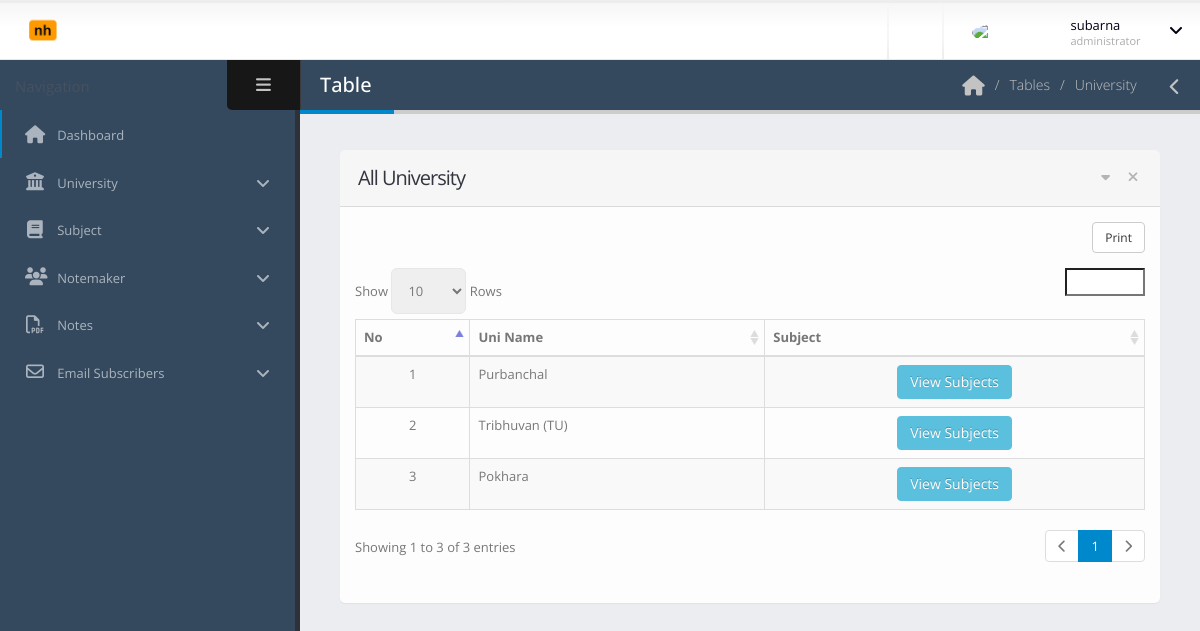
Page /dashboard/subject-list.php (signed in) on the committed database.
### tables this page shows
CREATE TABLE `uni_tables` (
  `uni_id` int(11) NOT NULL,
  `uni_name` varchar(255) DEFAULT NULL
);

### dashboard/subject-list.php (the view, shortened to what this page needs)
<?php include 'template/header.php';
?>
	<body>
		<section class="body">
			<?php include 'template/top-bar.php'; ?>
			<div class="inner-wrapper">
				<?php include 'template/left-bar.php'; ?>
				<section role="main" class="content-body">
					<header class="page-header">
						<h2>Table</h2>
						<div class="right-wrapper pull-right">
							<ol class="breadcrumbs">
								<li>
									<a href="index.php">
										<i class="fa fa-home"></i>
									</a>
								</li>
								<li><span>Tables</span></li>
								<li><span>University</span></li>
							</ol>
							<a class="sidebar-right-toggle" data-open="sidebar-right"><i class="fa fa-chevron-left"></i></a>
						</div>
					</header>
						<section class="panel">
							<header class="panel-heading">
								<div class="panel-actions">
									<a href="#" class="fa fa-caret-down"></a>
									<a href="#" class="fa fa-times"></a>
								</div>
								<h2 class="panel-title">All University</h2>
							</header>
							<div class="panel-body">
								<table class="table table-bordered table-striped mb-none" id="datatable-tabletools" data-swf-path="assets/vendor/jquery-datatables/extras/TableTools/swf/copy_csv_xls_pdf.swf">
									<thead>
										<tr>
											<th>No</th>
											<th>Uni Name</th>
											<th class="hidden-phone">Subject</th>
										</tr>
									</thead>
									<tbody>
										<?php
										$count = 1;
										$con = connect();
										$sql = "SELECT * FROM `uni_tables`;";
										$result = $con->query($sql);
										foreach ($result as $r) {
										?>
										<tr class="gradeX">
											<td class="center hidden-phone"><?php echo $count; ?></td>
											<td><?php echo $r['uni_name']; ?></td>
											<td class="center hidden-phone">
												<a href="view-subject-list.php?uni_id=<?php echo $r['uni_id']; ?>" class="btn btn-info"  >View Subjects</a>
											</td>
										</tr>
										<?php $count++; } ?>
									</tbody>
								</table>
							</div>
						</section>
				</section>
			</div>
		</section>
	</body>
</html>

### dashboard/assets/stylesheets/skins/default.css (style rules this page uses)
a, .btn-link { color: #0088cc; }
body .btn-info { color: #ffffff; text-shadow: 0 -1px 0 rgba(0, 0, 0, 0.25); background-color: #5bc0de; border-color: #5bc0de; }
.page-header h2 { border-bottom-color: #0088cc; }

### rows in the picture
uni_tables: uni_name "Purbanchal"
uni_tables: uni_name "Tribhuvan (TU)"
uni_tables: uni_name "Pokhara"

### other values in the picture
$_SESSION['name'] "subarna"
